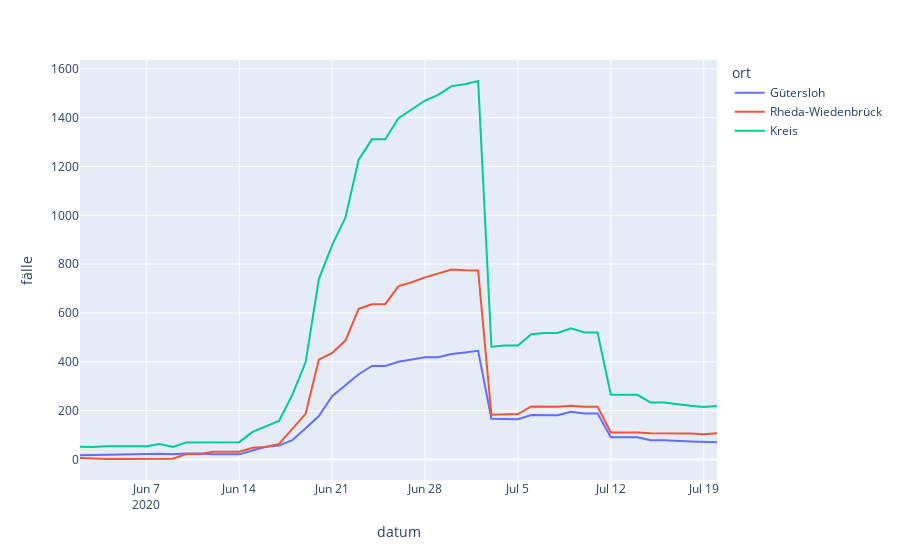

Notebook source saved alongside this figure:
### Code cell
fig = px.line(df, x="datum", y="fälle", color='ort')
fig.show()
